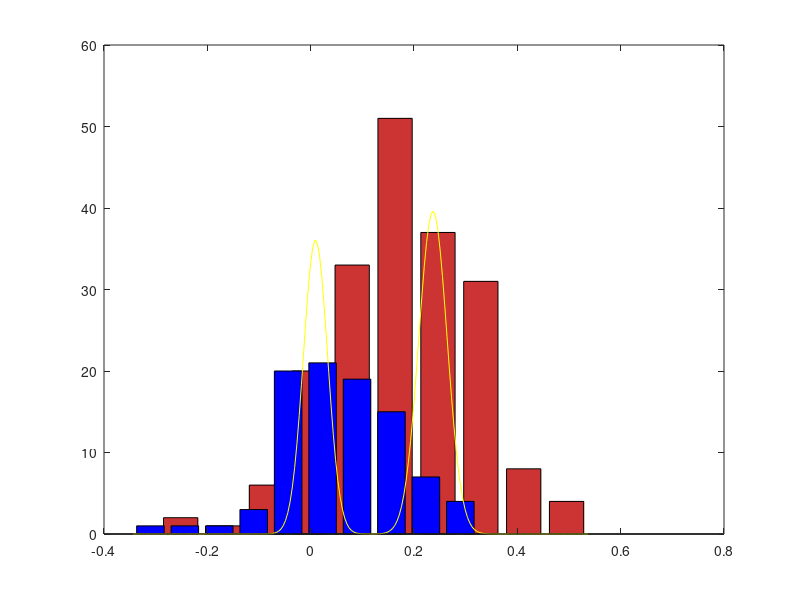

Reproduce this figure in MATLAB. (Note: this script raises an error after producing the figure.)
function [] = sporadic_ebm()

% ADNIdataBL raw data as received from the ADNI website
%EBMdataBL - pre-processed data for use in the EBM model
% EMBLdxBL - the level of impairment for each patient (1 - Cognitively normal, 2 - MCI 3 - AD)
% EBMevents - labels of the EBM events
load('alex_data/ADNIdata_Baseline.mat')

[mu_mix, sigma_mix, pi_mix] = calc_gaussian_parameters(EBMdataBL, EBMdxBL)
load('sporadic_params.mat')

grad_asc_S = char_seq_grad_asc(EBMdataBL, mu_mix, sigma_mix)
save('sporadic_params.mat', 'grad_asc_S','-append')
%MCMC_samples = MCMC_sampling(EBMdataBL, mu_mix, sigma_mix, grad_asc_S);

%calc_variance_diagrams(samples);

%calc_likelihood(EBMdataBL, 1:14, mu_mix, sigma_mix)

end

function [mu_mix, sigma_mix, pi_mix] = calc_gaussian_parameters(EBMdataBL, EBMdxBL)


[nr_patients, nr_biomarkers] = size(EBMdataBL);

control_indices = find(EBMdxBL == 1);
patient_indices = find(EBMdxBL > 1);

% pXgEnE(i,j,1) = p(x_ij | Ei) (patients)
% pXgEnE(i,j,2) = p(x_ij | not Ei) (controls)
pXgEnE = zeros(nr_patients, nr_biomarkers,2);

mu_mix = zeros(nr_biomarkers, 2);
sigma_mix = zeros(nr_biomarkers, 2);
pi_mix = zeros(nr_biomarkers, 2);

for biomk=1:nr_biomarkers
   control_levels = EBMdataBL(control_indices, biomk);
   patient_levels = EBMdataBL(patient_indices, biomk);
    
   mu_control = mean(control_levels);
   sigma_control = std(control_levels);
   
   mu_patient = mean(patient_levels);
   sigma_patient = std(patient_levels);
   
   %pXgEnE(:, biomk, 2) = normpdf(control_levels, mu_control, sigma_control);
   %pXgEnE(:, biomk, 1) = normpdf(patient_levels, mu_patient, sigma_patient);
   
   
   all_levels = EBMdataBL(:, biomk);
   % fit two gaussians on all the data

   [mu_mix(biomk,:), sigma_mix(biomk,:), pi_mix(biomk,:)]  = ...
       em_mix(all_levels, [mu_control, mu_patient], [sigma_control, sigma_patient])
   

   minX = min(all_levels);
   maxX = max(all_levels);
   X = minX:(maxX - minX)/200:maxX;
   Y = eval_mix_gaussians(X, mu_mix(biomk,:), sigma_mix(biomk,:), pi_mix(biomk,:));
   %Y = eval_mix_gaussians(X, [mu_control, mu_patient], [sigma_control, sigma_patient], pi_mix(biomk,:));
   
   
   clf;
   [f1,x1] = hist(patient_levels);
   bar(x1,f1, 'FaceColor',[0.8,0.2,0.2]);
   %h = findobj(gca,'Type','patch');
   %h.FaceColor = [0.8 0.2 0.2];
   %h.EdgeColor = 'b';
   hold on
   [f2,x2] = hist(control_levels);
   bar(x2,f2,'b');
   maxY = get(gca,'ylim');
   Y = Y * (maxY(2) * 0.66/max(Y));
   %hist(control_levels);
   hold on

   plot(X, Y,'y');

   %hist(control_levels,50)
   
   if(biomk == 14)
        display('asfda')
   end
   
end

   save('sporadic_params.mat', 'mu_mix', 'sigma_mix', 'pi_mix'); 
   

end

function [mu, sigma, pi]  = ...
    em_mix(data, mu_init, max_sigma)

% data is a 1d array of biomarker levels which is assumed to be generated
% from a mixture of 2 gaussian distributions

mu = mu_init;
sigma = max_sigma;
min_sigma = max_sigma / 5;

% pi_control is the weight of the control gaussian
% pi(1) - control pi(2) - patient
pi = [0.5 0.5];

N = length(data); 
K = 2;

assert(length(mu) == K && length(sigma) == K && length(pi) == K);

znk = zeros(N,K);
eval_matrix = zeros(N,K);

log_likely = inf;
thresh = 0.0001;

iterations = 300;

Nk = [-1 -1];
%% keep updating until convergence
for iter=1:iterations
    
    % E-step
    for k=1:K
        znk(:,k) = pi(k) * normpdf(data, mu(k), sigma(k));
    end
% 
    % normalise the znk rows
    for n=1:N
        if(sum(znk(n,:)) ~= 0)
            znk(n,:) = znk(n,:) ./ sum(znk(n,:));
        else
            display('Warning - znk is zero')
            znk(n,:) = [0.5 0.5];
        end
    end

    % M-step

    Nk = sum(znk);
    
    if(~all(Nk) || isnan(Nk(1)) || isnan(Nk(2)))
        break
    end
    
    for k=1:K
        
       mu(k) =  sum(znk(:,k) .* data) /Nk(k);
       sigma(k) = sum(znk(:,k) .* (data - mu(k)) .* (data - mu(k)) ) / Nk(k);

       % set the constraint that alex implemented in the paper: i.e. the sigma
       % of each distribution should not be greater than the sigma of the CN
       % and AD groups taken separately
       if (sigma(k) > max_sigma(k))
           display('max sigma constraint')
           sigma(k) = max_sigma(k);
       end
      
       % also make sure the sigma doesn't fall below a certain threshold
       if (sigma(k) < min_sigma(k))
           display('min sigma constraint')
           sigma(k) = min_sigma(k);
       end
       
       pi = Nk / N;
       
       % normalise the pi, although it shouldn't normally need to be
       % normalised
       pi = pi ./ sum(pi);

       %X = min(data):0.005:max(data);
       %hist(data,25)
       %hold on
       %plot(X, eval_mix_gaussians(X, mu, sigma, pi))

    end
    
           
    % Evaluate the log_likelihood
    for j=1:K
       eval_matrix(:,j) = pi(j) * normpdf(data, mu(j), sigma(j));
    end

    sumK = sum(eval_matrix, 2);
    assert(length(sumK) == N);
    log_likely = sum(log(sumK));
    
    if(~all(sigma) || isnan(sigma(1)) || isnan(sigma(2)))
        break
    end
end
    

end

function logL = calc_likelihood(X, S, mu_mix, sigma_mix)

% modelled from equation (1), alex paper page 2567
% J - # patients
% I - # Events or disease stages
[J,I] = size(X);


[I2,~] = size(mu_mix);
[I3,~] = size(sigma_mix);

assert(I == I2 && I == I3);

logL = 1;

%reorder the gaussian parameters according to the S ordering provided
mu_mix = mu_mix(S,:);
sigma_mix = sigma_mix(S,:);

%also reorder the dataset
X = X(:,S);

% x_{ij} biomarker i in subject j
% pXgE(i,j,1) = p (x_{ij} | E_i)      patients
% pXgE(i,j,2) = p (x_{ij} | not E_i)  controls
pXgE = zeros(I, J, 2);

% for each biomarker 
% mu_mix(:,1) - controls
% mu_mix(:,2) - patients
for biomk=1:I
    pXgE(biomk,:,1) = normpdf(X(:,biomk), mu_mix(biomk,2), sigma_mix(biomk,2));
    pXgE(biomk,:,2) = normpdf(X(:,biomk), mu_mix(biomk,1), sigma_mix(biomk,1));
    if(~all(pXgE(biomk,:,1)))
        display('pXgE is zero')
    end
end

pK = 1/J; % uniform prior that patient i is at stage k.

% for each patient
for patient=1:J
   sum = 0;
   % for each disease stage
   for stage=0:I
        
        sum = sum + prod(pXgE(1:stage,patient,1)) * prod(pXgE(stage+1:I,patient,2));
   end
   if(sum == 0)
      display('Warning log-likelihood is -inf') 
   end
   
   logL = logL  + log(sum * pK);
   
end



end

function curr_seq = char_seq_grad_asc(X, mu_mix, sigma_mix)

[nr_subjects,nr_biomk] = size(X);


[nr_biomk2,~] = size(mu_mix);
[nr_biomk3,~] = size(sigma_mix);

assert(nr_biomk == nr_biomk2 && nr_biomk == nr_biomk3);

curr_seq = 1:14;
nr_iterations = 2000;
old_likelihood = calc_likelihood(X, curr_seq, mu_mix, sigma_mix);

s = RandStream('mcg16807','Seed',0);
RandStream.setGlobalStream(s);

for i=1:nr_iterations
    i
    p1 = ceil(rand * 14);
    p2 = ceil(rand * 14);
    while (p1 == p2)
        p2 = ceil(rand * 14);
    end
    new_seq = curr_seq;
    tmp = new_seq(p1);
    new_seq(p1) = new_seq(p2);
    new_seq(p2) = tmp;
    new_likelihood = calc_likelihood(X, new_seq, mu_mix, sigma_mix);
    if(new_likelihood >= old_likelihood)
        curr_seq = new_seq;
        old_likelihood = new_likelihood;
    end
    
    curr_seq
    
end


end

% generic function for
function samples = MCMC_sampling(X, mu_mix, sigma_mix, init_seq)

[nr_subjects,nr_biomk] = size(X);


[nr_biomk2,~] = size(mu_mix);
[nr_biomk3,~] = size(sigma_mix);

assert(nr_biomk == nr_biomk2 && nr_biomk == nr_biomk3);

% initialise curr_seq to initial sequence
curr_seq = init_seq;

%burnout_iterations = 10^5;
burnout_iterations = 100;
actual_iterations = 10^6;

old_likelihood = calc_likelihood(X, curr_seq, mu_mix, sigma_mix);

s = RandStream('mcg16807','Seed',0);
RandStream.setGlobalStream(s);

samples = zeros(actual_iterations, nr_biomk);

for i=1:(burnout_iterations + actual_iterations)
    i
    p1 = ceil(rand * 14);
    p2 = ceil(rand * 14);
    while (p1 == p2)
        p2 = ceil(rand * 14);
    end
    new_seq = curr_seq;
    tmp = new_seq(p1);
    new_seq(p1) = new_seq(p2);
    new_seq(p2) = tmp;
    new_likelihood = calc_likelihood(X, new_seq, mu_mix, sigma_mix);
    likely_ratio = new_likelihood / old_likelihood;
    
   
    if(rand < likely_ratio)
        % swapt them with probability min(likely_ratio, 1)
        curr_seq = new_seq;
        old_likelihood = new_likelihood;
    end
    
    if (i > burnout_iterations)
        samples(i-burnout_iterations,:) = curr_seq;
    end
    
    if(mod(i,1000) == 0)
       display('1000 iterations') 
    end
    
end


end

% function l = get_likelyhood_ratio(new_likelihood, old_likelihood, mode)
% 
% switch mode
%     
%     case 'MCMC'
%         l = new_likelihood / old_likelihood;
%     case 'greedy'
%         if (new_likelihood > old_likelihood)
%             l = 1;
%         else
%             l = 0;
%         end
%     otherwise
%         error('mode has to be MCMC or greedy')
% end
%     
% end

function Y = eval_mix_gaussians(X, mu, sigma, pi)
% X is a vector of data points
% mu is a vector of means
% sigma is a vector of std deviations

K = length(mu);
Y = zeros(size(X));

for k=1:K
   if (sigma(k) ~= 0) 
       Y = Y + pi(k) * normpdf(X, mu(k), sigma(k)); 
   end
end

end

function [] = calc_variance_diagrams(samples)
    
biomk_avg_ordering = mean(MCMC_samples);
[~, char_sequence] = sort(biomk_avg_ordering);
char_sequence


    
end
